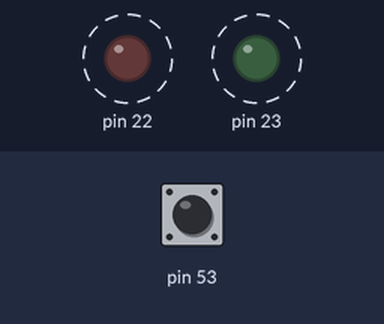
Recording of a sketch running on a simulated Arduino Mega 2560, built with avr-gcc and run on an emulated ATmega2560. On the bench: output pins drawn as LEDs (lit = HIGH). Dashed ring = blinking. Inputs (shaded band) come from the test bench; at power-on: pin 53 LOW.

Above: at 0.12 s.
Timing chart, 0 to 4.6 s (numbered marks = the images above):
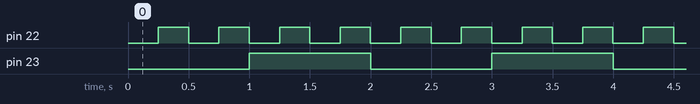

Measured:
- by itself, pin 22: alternates HIGH for 0.25 s and LOW for 0.25 s
- by itself, pin 23: alternates HIGH for 1.0 s and LOW for 1.0 s
- by itself, everything shown: repeats every 2.0 s, in 8 steps

The sketch:

sketch.ino
```cpp
#include <avr/io.h>
#include <avr/interrupt.h>

#define F_CPU 16000000UL

// GPIO
volatile char *ddra   = (char *)0x21;
volatile char *porta  = (char *)0x22;
volatile char *ddrb   = (char *)0x24;
volatile char *pinb   = (char *)0x23;

// Timer1
volatile char *tccr1a = (char *)0x80;
volatile char *tccr1b = (char *)0x81;
volatile short *tcnt1 = (short *)0x84;
volatile char *timsk1 = (char *)0x6F;

// Timer2
volatile char *tccr2a = (char *)0xB0;
volatile char *tccr2b = (char *)0xB1;
volatile char *tcnt2  = (char *)0xB2;
volatile char *timsk2 = (char *)0x70;

// Overflow counters
volatile uint16_t overflow2_count = 0;
volatile char indicate = 0;

// Timer1 ISR – toggles PA0 or PA1 every 1 sec
ISR(TIMER1_OVF_vect) {
    if (indicate == 0)
        *porta ^= (1 << 1);  // Toggle PA1
    else
        *porta ^= (1 << 0);  // Toggle PA0

    *tcnt1 = 49911;  // Reload for 1s
}

// Timer2 ISR – toggles opposite of above every 2 sec
ISR(TIMER2_OVF_vect) {
    overflow2_count++;
    if (overflow2_count >= 122) {  // ~2 seconds
        if (indicate == 0)
            *porta ^= (1 << 0);  // Toggle PA0
        else
            *porta ^= (1 << 1);  // Toggle PA1

        overflow2_count = 0;
    }
}

void init_timers() {
    // Timer1 – 1s delay
    *tccr1a = 0x00;
    *tccr1b = (1 << 2) | (1 << 0);  // prescaler 1024
    *tcnt1  = 49911;
    *timsk1 = (1 << 0);             // enable overflow

    // Timer2 – 8-bit, 2s delay via overflow count
    *tccr2a = 0x00;
    *tccr2b = (1 << 2) | (1 << 0);
    *tcnt2  = 0;
    *timsk2 = (1 << 0);             // enable overflow
}

int main(void) {
    *ddra = 0x03;   // PA0, PA1 output
    *porta = 0x00;
    *ddrb = 0x00;   // PB0 as input

    init_timers();
    sei();          // Global interrupt enable

    while (1) {
        if (*pinb & (1 << 0)) {
            indicate = 1;  // Swap roles
        } else {
            indicate = 0;
        }
        // Small debounce delay (optional)
        for (volatile long i = 0; i < 10000; i++);
    }
}
```
